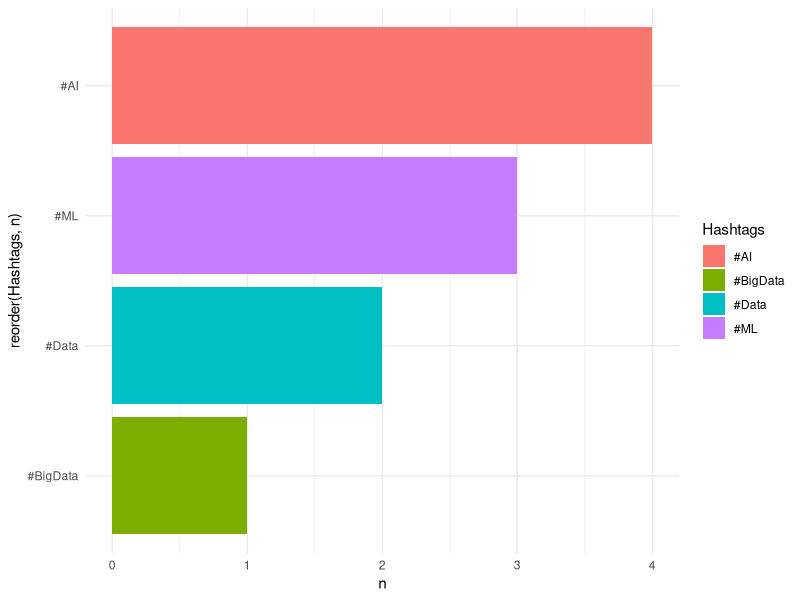
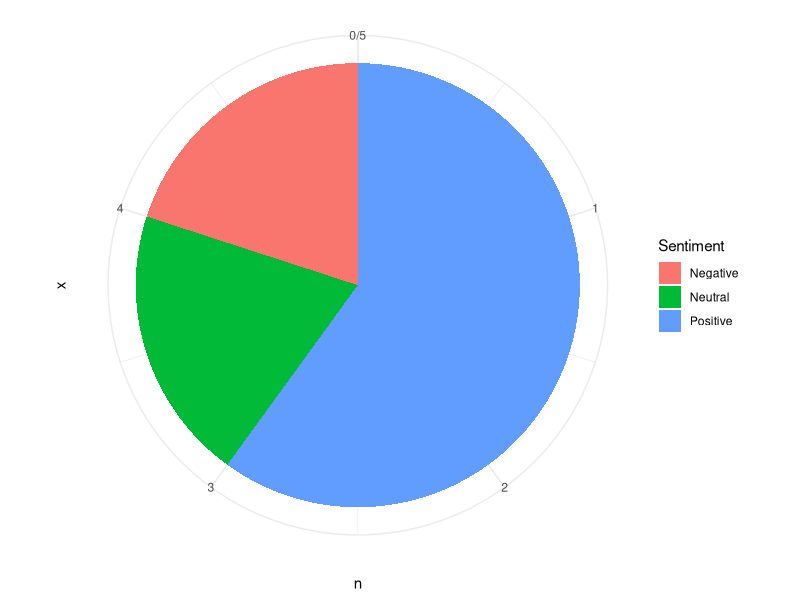
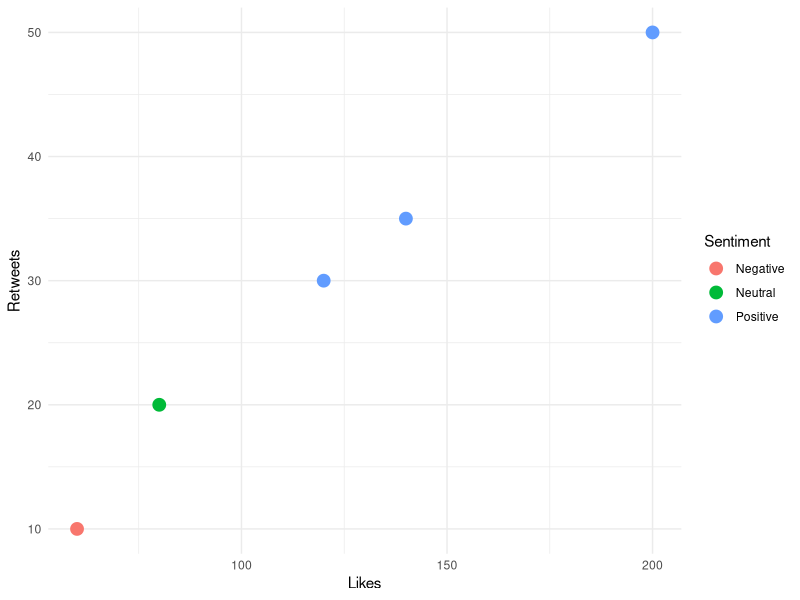

Here is the R script that generated these plots, in order:
# Load libraries (install once separately if needed)
library(ggplot2)
library(dplyr)
library(tidyr)
library(stringr)

# Create dataset
data <- data.frame(
  Hashtags = c("#AI,#ML", "#Data,#AI", "#BigData,#ML", "#AI,#Data", "#ML,#AI"),
  Sentiment = c("Positive", "Neutral", "Positive", "Negative", "Positive"),
  Likes = c(120, 80, 200, 60, 140),
  Retweets = c(30, 20, 50, 10, 35)
)

# Split hashtags and count frequency
hashtag_freq <- data %>%
  separate_rows(Hashtags, sep = ",") %>%
  mutate(Hashtags = str_trim(Hashtags)) %>%
  count(Hashtags)

# Bar chart
ggplot(hashtag_freq, aes(reorder(Hashtags, n), n, fill = Hashtags)) +
  geom_bar(stat = "identity") +
  coord_flip()+theme_minimal()

# Pie chart
ggplot(data %>% count(Sentiment), aes("", n, fill = Sentiment)) +
  geom_col() +
  coord_polar("y")+theme_minimal()

# Scatter plot
ggplot(data, aes(Likes, Retweets, color = Sentiment)) +
  geom_point(size = 4)+theme_minimal()
